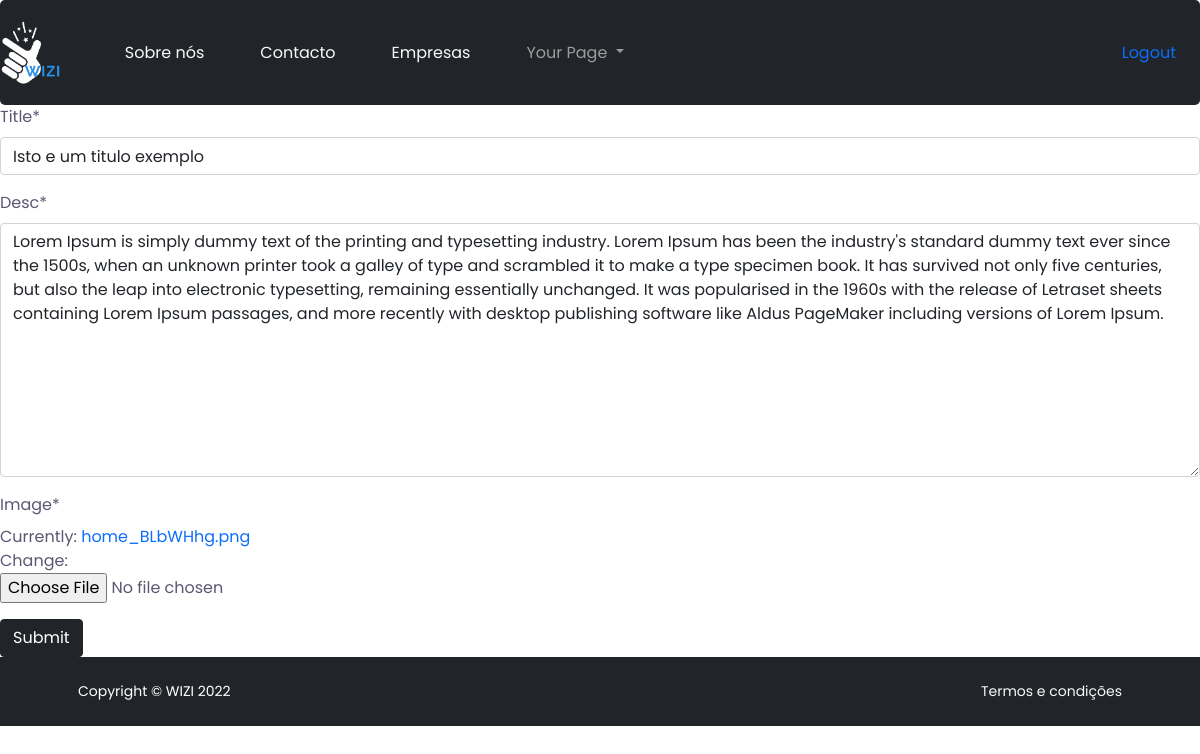
The page /separators/1/update/ (signed in) on the database as committed earlier.
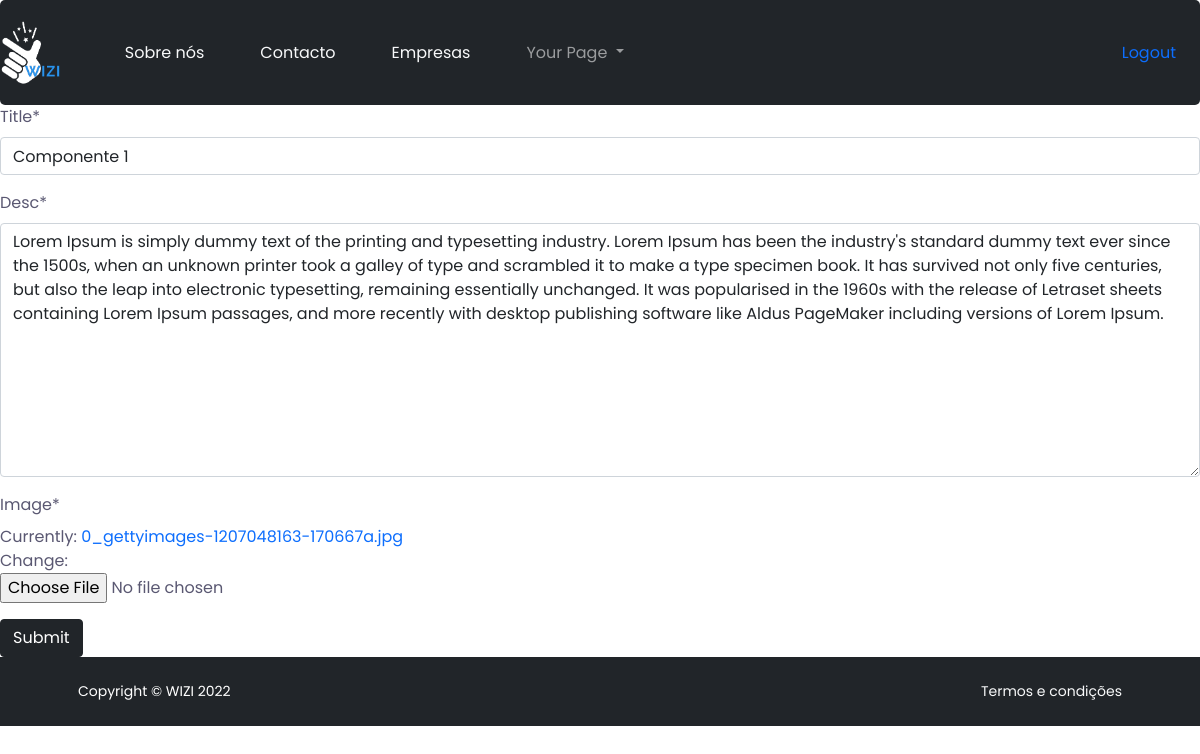
The same page on the database as committed later.
### src/models.py (models this page shows, shortened)
class Separator(models.Model):
    company = models.ForeignKey(Company, on_delete=models.CASCADE, default=None)
    title = models.CharField(max_length=100)
    desc = models.TextField(max_length=800)
    image = models.ImageField(default="default.png")

### src/views.py (the view)
# urls.py: path('separators/<pk>/update/', separator_update, name="update-separator"),
@login_required
def separator_update(request, pk):
    separator = Separator.objects.get(id=pk)
    form = SeparatorForm(instance=separator)
    if request.method == "POST":
        form = SeparatorForm(request.POST, request.FILES, instance=separator)
        if form.is_valid():
            form.save()
            return redirect("/separators/")
    context = {
        "form": form
    }
    return render (request, "separator_update.html", context)

### src/forms.py
class SeparatorForm(ModelForm):
    class Meta:
        model = Separator
        fields = [
            "title",
            "desc",
            "image",
        ]

### templates/separator_update.html (shortened to what this page needs)
{% extends 'base.html' %}
{% load crispy_forms_tags %}
{% block content %}
<form method="POST" enctype="multipart/form-data">
  {% csrf_token %} {{ form|crispy }}
  <button type="submit" class="btn btn-dark">Submit</button>
</form>
{% endblock content %}

Rows that differ between the two databases and show on the page:
changed Separator: title "Isto e um titulo exemplo" → "Componente 1"
Other text that changed with them:
text no longer shown: "Title * Desc * Image * Currently: home_BLbWHhg.png Change:"
text now shown: "Title * Desc * Image * Currently: 0_gettyimages-1207048163-170667a.jpg Change:"
